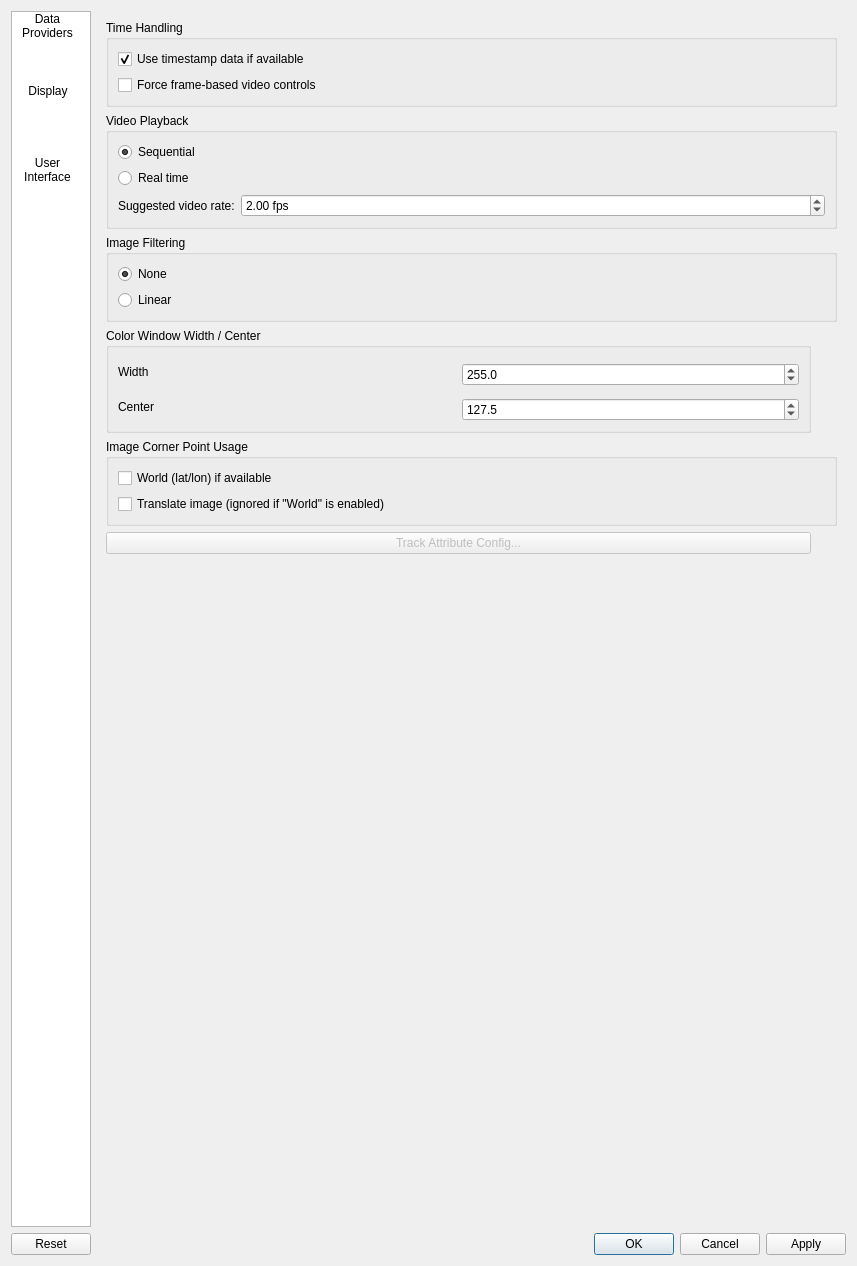
<?xml version="1.0" encoding="UTF-8"?>
<ui version="4.0">
 <class>vpConfigureDialog</class>
 <widget class="QDialog" name="vpConfigureDialog">
  <property name="geometry">
   <rect>
    <x>0</x>
    <y>0</y>
    <width>857</width>
    <height>1266</height>
   </rect>
  </property>
  <property name="windowTitle">
   <string>Configure - VisGUI View</string>
  </property>
  <layout class="QGridLayout" name="gridLayout">
   <item row="0" column="0" rowspan="2">
    <widget class="QListWidget" name="pageChooser">
     <property name="maximumSize">
      <size>
       <width>80</width>
       <height>16777215</height>
      </size>
     </property>
     <property name="editTriggers">
      <set>QAbstractItemView::NoEditTriggers</set>
     </property>
     <property name="flow">
      <enum>QListView::LeftToRight</enum>
     </property>
     <property name="gridSize">
      <size>
       <width>72</width>
       <height>72</height>
      </size>
     </property>
     <property name="viewMode">
      <enum>QListView::IconMode</enum>
     </property>
     <property name="wordWrap">
      <bool>true</bool>
     </property>
     <item>
      <property name="text">
       <string>Data Providers</string>
      </property>
      <property name="icon">
       <iconset resource="../../Icons/vpView.qrc">
        <normaloff>:/icons/32x32/data-providers</normaloff>:/icons/32x32/data-providers</iconset>
      </property>
     </item>
     <item>
      <property name="text">
       <string>Display</string>
      </property>
      <property name="icon">
       <iconset resource="../../Icons/vpView.qrc">
        <normaloff>:/icons/32x32/display</normaloff>:/icons/32x32/display</iconset>
      </property>
     </item>
     <item>
      <property name="text">
       <string>User Interface</string>
      </property>
     </item>
    </widget>
   </item>
   <item row="0" column="1">
    <widget class="QStackedWidget" name="settingsPager">
     <property name="frameShape">
      <enum>QFrame::NoFrame</enum>
     </property>
     <property name="currentIndex">
      <number>1</number>
     </property>
     <widget class="QWidget" name="pageDataProviders">
      <layout class="QGridLayout" name="gridLayout_2">
       <property name="margin">
        <number>0</number>
       </property>
       <item row="0" column="0">
        <widget class="QGroupBox" name="groupFileSystem">
         <property name="title">
          <string>File System</string>
         </property>
         <layout class="QFormLayout" name="formLayout">
          <property name="fieldGrowthPolicy">
           <enum>QFormLayout::AllNonFixedFieldsGrow</enum>
          </property>
          <item row="0" column="0">
           <widget class="QLabel" name="labelOverviewURI">
            <property name="text">
             <string>Overview URI:</string>
            </property>
           </widget>
          </item>
          <item row="0" column="1">
           <widget class="QLineEdit" name="overviewURI">
            <property name="enabled">
             <bool>false</bool>
            </property>
           </widget>
          </item>
          <item row="1" column="0">
           <widget class="QLabel" name="labelAnalysisURI">
            <property name="text">
             <string>Analysis URI:</string>
            </property>
           </widget>
          </item>
          <item row="1" column="1">
           <layout class="QHBoxLayout" name="analysisURILayout">
            <property name="spacing">
             <number>2</number>
            </property>
            <item>
             <widget class="QLineEdit" name="analysisURI">
              <property name="enabled">
               <bool>false</bool>
              </property>
             </widget>
            </item>
            <item>
             <widget class="QToolButton" name="analysisURIPickLocalDir">
              <property name="enabled">
               <bool>false</bool>
              </property>
              <property name="sizePolicy">
               <sizepolicy hsizetype="Preferred" vsizetype="Preferred">
                <horstretch>0</horstretch>
                <verstretch>0</verstretch>
               </sizepolicy>
              </property>
              <property name="text">
               <string>...</string>
              </property>
              <property name="icon">
               <iconset resource="../../Icons/vpView.qrc">
                <normaloff>:/icons/16x16/browse</normaloff>:/icons/16x16/browse</iconset>
              </property>
             </widget>
            </item>
           </layout>
          </item>
          <item row="2" column="0">
           <widget class="QLabel" name="labelTrackerURI">
            <property name="text">
             <string>Tracker URI:</string>
            </property>
           </widget>
          </item>
          <item row="2" column="1">
           <layout class="QHBoxLayout" name="trackerURILayout">
            <property name="spacing">
             <number>2</number>
            </property>
            <item>
             <widget class="QLineEdit" name="trackerURI">
              <property name="enabled">
               <bool>false</bool>
              </property>
             </widget>
            </item>
            <item>
             <widget class="QToolButton" name="trackerURIPickLocalDir">
              <property name="enabled">
               <bool>false</bool>
              </property>
              <property name="sizePolicy">
               <sizepolicy hsizetype="Preferred" vsizetype="Preferred">
                <horstretch>0</horstretch>
                <verstretch>0</verstretch>
               </sizepolicy>
              </property>
              <property name="text">
               <string>...</string>
              </property>
              <property name="icon">
               <iconset resource="../../Icons/vpView.qrc">
                <normaloff>:/icons/16x16/browse</normaloff>:/icons/16x16/browse</iconset>
              </property>
             </widget>
            </item>
           </layout>
          </item>
         </layout>
        </widget>
       </item>
       <item row="1" column="0">
        <widget class="QGroupBox" name="groupDatabase">
         <property name="title">
          <string>Database</string>
         </property>
         <layout class="QFormLayout" name="formLayout_2">
          <property name="fieldGrowthPolicy">
           <enum>QFormLayout::AllNonFixedFieldsGrow</enum>
          </property>
          <item row="0" column="0">
           <widget class="QLabel" name="labelDatabaseHostname">
            <property name="sizePolicy">
             <sizepolicy hsizetype="Preferred" vsizetype="Preferred">
              <horstretch>0</horstretch>
              <verstretch>0</verstretch>
             </sizepolicy>
            </property>
            <property name="minimumSize">
             <size>
              <width>0</width>
              <height>0</height>
             </size>
            </property>
            <property name="text">
             <string>Hostname:</string>
            </property>
           </widget>
          </item>
          <item row="0" column="1">
           <layout class="QHBoxLayout" name="hostnameLayout">
            <item>
             <widget class="QLineEdit" name="databaseHostname">
              <property name="sizePolicy">
               <sizepolicy hsizetype="Expanding" vsizetype="Fixed">
                <horstretch>0</horstretch>
                <verstretch>0</verstretch>
               </sizepolicy>
              </property>
              <property name="placeholderText">
               <string>hostname</string>
              </property>
             </widget>
            </item>
            <item>
             <widget class="QLabel" name="labelDatabaseServerPort">
              <property name="text">
               <string>Port:</string>
              </property>
             </widget>
            </item>
            <item>
             <widget class="QSpinBox" name="databaseServerPort">
              <property name="sizePolicy">
               <sizepolicy hsizetype="Minimum" vsizetype="Fixed">
                <horstretch>0</horstretch>
                <verstretch>0</verstretch>
               </sizepolicy>
              </property>
              <property name="minimumSize">
               <size>
                <width>4</width>
                <height>0</height>
               </size>
              </property>
              <property name="maximum">
               <number>100000</number>
              </property>
             </widget>
            </item>
           </layout>
          </item>
          <item row="1" column="0">
           <widget class="QLabel" name="labelDatabaseName">
            <property name="sizePolicy">
             <sizepolicy hsizetype="Preferred" vsizetype="Preferred">
              <horstretch>0</horstretch>
              <verstretch>0</verstretch>
             </sizepolicy>
            </property>
            <property name="minimumSize">
             <size>
              <width>0</width>
              <height>0</height>
             </size>
            </property>
            <property name="text">
             <string>Database:</string>
            </property>
           </widget>
          </item>
          <item row="1" column="1">
           <widget class="QComboBox" name="databaseNameComboBox">
            <property name="sizePolicy">
             <sizepolicy hsizetype="Expanding" vsizetype="Fixed">
              <horstretch>0</horstretch>
              <verstretch>0</verstretch>
             </sizepolicy>
            </property>
            <property name="editable">
             <bool>true</bool>
            </property>
           </widget>
          </item>
          <item row="2" column="0">
           <widget class="QLabel" name="labelDriver">
            <property name="sizePolicy">
             <sizepolicy hsizetype="Preferred" vsizetype="Preferred">
              <horstretch>0</horstretch>
              <verstretch>0</verstretch>
             </sizepolicy>
            </property>
            <property name="minimumSize">
             <size>
              <width>0</width>
              <height>0</height>
             </size>
            </property>
            <property name="text">
             <string>Driver:</string>
            </property>
           </widget>
          </item>
          <item row="2" column="1">
           <widget class="QComboBox" name="databaseDriverComboBox">
            <property name="sizePolicy">
             <sizepolicy hsizetype="Expanding" vsizetype="Fixed">
              <horstretch>0</horstretch>
              <verstretch>0</verstretch>
             </sizepolicy>
            </property>
            <property name="editable">
             <bool>true</bool>
            </property>
            <item>
             <property name="text">
              <string>postgresql</string>
             </property>
            </item>
           </widget>
          </item>
          <item row="3" column="0">
           <widget class="QLabel" name="labelDatabaseUsername">
            <property name="sizePolicy">
             <sizepolicy hsizetype="Preferred" vsizetype="Preferred">
              <horstretch>0</horstretch>
              <verstretch>0</verstretch>
             </sizepolicy>
            </property>
            <property name="minimumSize">
             <size>
              <width>0</width>
              <height>0</height>
             </size>
            </property>
            <property name="text">
             <string>Username:</string>
            </property>
           </widget>
          </item>
          <item row="3" column="1">
           <widget class="QLineEdit" name="databaseUsername">
            <property name="sizePolicy">
             <sizepolicy hsizetype="Expanding" vsizetype="Fixed">
              <horstretch>0</horstretch>
              <verstretch>0</verstretch>
             </sizepolicy>
            </property>
            <property name="minimumSize">
             <size>
              <width>0</width>
              <height>0</height>
             </size>
            </property>
            <property name="placeholderText">
             <string>username</string>
            </property>
           </widget>
          </item>
          <item row="4" column="0">
           <widget class="QLabel" name="labelDatabasePassword">
            <property name="minimumSize">
             <size>
              <width>0</width>
              <height>0</height>
             </size>
            </property>
            <property name="text">
             <string>Password:</string>
            </property>
           </widget>
          </item>
          <item row="4" column="1">
           <widget class="QLineEdit" name="databasePassword">
            <property name="sizePolicy">
             <sizepolicy hsizetype="Expanding" vsizetype="Fixed">
              <horstretch>0</horstretch>
              <verstretch>0</verstretch>
             </sizepolicy>
            </property>
            <property name="minimumSize">
             <size>
              <width>100</width>
              <height>0</height>
             </size>
            </property>
            <property name="text">
             <string/>
            </property>
            <property name="echoMode">
             <enum>QLineEdit::Password</enum>
            </property>
            <property name="placeholderText">
             <string>password</string>
            </property>
           </widget>
          </item>
          <item row="5" column="0" colspan="2">
           <widget class="QCheckBox" name="databaseUseSourceImages">
            <property name="text">
             <string>Use source images</string>
            </property>
           </widget>
          </item>
         </layout>
        </widget>
       </item>
       <item row="2" column="0">
        <widget class="QGroupBox" name="groupStreaming">
         <property name="title">
          <string>Streaming</string>
         </property>
         <layout class="QFormLayout" name="formLayout_3">
          <item row="0" column="0">
           <widget class="QLabel" name="labelStreamingUpdateInterval">
            <property name="text">
             <string>Minimum update interval:</string>
            </property>
           </widget>
          </item>
          <item row="0" column="1">
           <widget class="QSpinBox" name="streamingUpdateInterval">
            <property name="minimumSize">
             <size>
              <width>4</width>
              <height>0</height>
             </size>
            </property>
            <property name="suffix">
             <string> second(s)</string>
            </property>
            <property name="minimum">
             <number>1</number>
            </property>
            <property name="maximum">
             <number>100000</number>
            </property>
            <property name="value">
             <number>5</number>
            </property>
           </widget>
          </item>
          <item row="1" column="0">
           <widget class="QLabel" name="labelStreamingTrackUpdateChunkSize">
            <property name="text">
             <string>Track update chunk size:</string>
            </property>
           </widget>
          </item>
          <item row="1" column="1">
           <widget class="QSpinBox" name="streamingTrackUpdateChunkSize">
            <property name="sizePolicy">
             <sizepolicy hsizetype="Minimum" vsizetype="Fixed">
              <horstretch>0</horstretch>
              <verstretch>0</verstretch>
             </sizepolicy>
            </property>
            <property name="minimumSize">
             <size>
              <width>4</width>
              <height>0</height>
             </size>
            </property>
            <property name="suffix">
             <string> frame(s)</string>
            </property>
            <property name="minimum">
             <number>1</number>
            </property>
            <property name="maximum">
             <number>100000</number>
            </property>
            <property name="value">
             <number>10</number>
            </property>
           </widget>
          </item>
         </layout>
        </widget>
       </item>
      </layout>
     </widget>
     <widget class="QWidget" name="pageDisplay">
      <layout class="QGridLayout" name="gridLayout_3">
       <item row="2" column="0" colspan="2">
        <widget class="QGroupBox" name="groupBox_2">
         <property name="title">
          <string>Image Filtering</string>
         </property>
         <layout class="QVBoxLayout" name="verticalLayout_2">
          <item>
           <widget class="QRadioButton" name="displayNoImageFiltering">
            <property name="text">
             <string>None</string>
            </property>
            <property name="checked">
             <bool>true</bool>
            </property>
           </widget>
          </item>
          <item>
           <widget class="QRadioButton" name="displayLinearImageFiltering">
            <property name="text">
             <string>Linear</string>
            </property>
           </widget>
          </item>
         </layout>
        </widget>
       </item>
       <item row="0" column="0" colspan="2">
        <widget class="QGroupBox" name="groupBox_5">
         <property name="title">
          <string>Time Handling</string>
         </property>
         <layout class="QVBoxLayout" name="verticalLayout">
          <item>
           <widget class="QCheckBox" name="displayUseTimeStampData">
            <property name="text">
             <string>Use timestamp data if available</string>
            </property>
            <property name="checked">
             <bool>true</bool>
            </property>
           </widget>
          </item>
          <item>
           <widget class="QCheckBox" name="displayForceFrameBasedVideoControls">
            <property name="text">
             <string>Force frame-based video controls</string>
            </property>
           </widget>
          </item>
         </layout>
        </widget>
       </item>
       <item row="1" column="0" colspan="2">
        <widget class="QGroupBox" name="groupBox_6">
         <property name="title">
          <string>Video Playback</string>
         </property>
         <layout class="QFormLayout" name="formLayout_4">
          <item row="0" column="0">
           <widget class="QRadioButton" name="videoSequentialPlayback">
            <property name="toolTip">
             <string>Display each frame for a fixed period of time</string>
            </property>
            <property name="text">
             <string>Sequential</string>
            </property>
            <property name="checked">
             <bool>true</bool>
            </property>
           </widget>
          </item>
          <item row="1" column="0">
           <widget class="QRadioButton" name="videoRealTimePlayback">
            <property name="toolTip">
             <string>Playback at a rate determined by frame times (skipping frames if necessary)</string>
            </property>
            <property name="text">
             <string>Real time</string>
            </property>
           </widget>
          </item>
          <item row="3" column="0">
           <widget class="QLabel" name="label">
            <property name="text">
             <string>Suggested video rate:</string>
            </property>
           </widget>
          </item>
          <item row="3" column="1">
           <widget class="QDoubleSpinBox" name="videoSuggestedFps">
            <property name="toolTip">
             <string>&quot;Best guess&quot; fps rate of the input image data. This value is ignored in real time playback mode when image timestamps are being used.</string>
            </property>
            <property name="suffix">
             <string> fps</string>
            </property>
            <property name="minimum">
             <double>0.100000000000000</double>
            </property>
            <property name="singleStep">
             <double>0.100000000000000</double>
            </property>
            <property name="value">
             <double>2.000000000000000</double>
            </property>
           </widget>
          </item>
         </layout>
        </widget>
       </item>
       <item row="5" column="0">
        <widget class="QPushButton" name="trackAttributeConfig">
         <property name="enabled">
          <bool>false</bool>
         </property>
         <property name="sizePolicy">
          <sizepolicy hsizetype="Minimum" vsizetype="Fixed">
           <horstretch>0</horstretch>
           <verstretch>0</verstretch>
          </sizepolicy>
         </property>
         <property name="text">
          <string>Track Attribute Config...</string>
         </property>
        </widget>
       </item>
       <item row="6" column="1">
        <spacer name="verticalSpacer">
         <property name="orientation">
          <enum>Qt::Vertical</enum>
         </property>
         <property name="sizeHint" stdset="0">
          <size>
           <width>20</width>
           <height>40</height>
          </size>
         </property>
        </spacer>
       </item>
       <item row="4" column="0" colspan="2">
        <widget class="QGroupBox" name="groupBox_3">
         <property name="title">
          <string>Image Corner Point Usage</string>
         </property>
         <layout class="QVBoxLayout" name="verticalLayout_3">
          <item>
           <widget class="QCheckBox" name="displayEnableWorldIfAvailable">
            <property name="text">
             <string>World (lat/lon) if available</string>
            </property>
           </widget>
          </item>
          <item>
           <widget class="QCheckBox" name="displayTranslateImage">
            <property name="text">
             <string>Translate image (ignored if &quot;World&quot; is enabled)</string>
            </property>
           </widget>
          </item>
         </layout>
        </widget>
       </item>
       <item row="3" column="0">
        <widget class="QGroupBox" name="groupBox_7">
         <property name="sizePolicy">
          <sizepolicy hsizetype="Expanding" vsizetype="Preferred">
           <horstretch>0</horstretch>
           <verstretch>0</verstretch>
          </sizepolicy>
         </property>
         <property name="title">
          <string>Color Window Width / Center</string>
         </property>
         <layout class="QGridLayout" name="gridLayout_4">
          <item row="1" column="1">
           <widget class="QDoubleSpinBox" name="colorWindowWidth">
            <property name="decimals">
             <number>1</number>
            </property>
            <property name="minimum">
             <double>1.000000000000000</double>
            </property>
            <property name="maximum">
             <double>16777216.000000000000000</double>
            </property>
            <property name="value">
             <double>255.000000000000000</double>
            </property>
           </widget>
          </item>
          <item row="3" column="1">
           <widget class="QDoubleSpinBox" name="colorWindowCenter">
            <property name="decimals">
             <number>1</number>
            </property>
            <property name="minimum">
             <double>0.500000000000000</double>
            </property>
            <property name="maximum">
             <double>16777216.000000000000000</double>
            </property>
            <property name="value">
             <double>127.500000000000000</double>
            </property>
           </widget>
          </item>
          <item row="0" column="0" rowspan="2">
           <widget class="QLabel" name="label_2">
            <property name="toolTip">
             <string>Size of the color window. Typically the maximum value of the data (thus mapping 0 to that value).</string>
            </property>
            <property name="text">
             <string>Width</string>
            </property>
           </widget>
          </item>
          <item row="2" column="0" rowspan="2">
           <widget class="QLabel" name="label_3">
            <property name="toolTip">
             <string>Center of the color window. Typically the half the window width.</string>
            </property>
            <property name="text">
             <string>Center</string>
            </property>
           </widget>
          </item>
         </layout>
        </widget>
       </item>
      </layout>
     </widget>
     <widget class="QWidget" name="pageInterface">
      <layout class="QVBoxLayout" name="verticalLayout_6">
       <property name="margin">
        <number>0</number>
       </property>
       <item>
        <widget class="QGroupBox" name="groupBox_4">
         <property name="title">
          <string>General</string>
         </property>
         <layout class="QVBoxLayout" name="verticalLayout_4">
          <item>
           <widget class="QCheckBox" name="uiUseZeroBasedFrameNumbers">
            <property name="text">
             <string>Use zero-based frame numbers</string>
            </property>
           </widget>
          </item>
          <item>
           <widget class="QCheckBox" name="uiRightClickToEdit">
            <property name="text">
             <string>Right-click to edit</string>
            </property>
           </widget>
          </item>
          <item>
           <widget class="QCheckBox" name="uiAutoAdvanceFrameDuringCreation">
            <property name="text">
             <string>Auto change frame during track (or FSE) creation</string>
            </property>
            <property name="checked">
             <bool>true</bool>
            </property>
           </widget>
          </item>
         </layout>
        </widget>
       </item>
       <item>
        <widget class="QGroupBox" name="groupBox">
         <property name="title">
          <string>Coordinate Display</string>
         </property>
         <layout class="QVBoxLayout" name="verticalLayout_5">
          <item>
           <widget class="QRadioButton" name="displayAOIRelativeCoords">
            <property name="text">
             <string>AOI relative</string>
            </property>
            <property name="checked">
             <bool>true</bool>
            </property>
           </widget>
          </item>
          <item>
           <widget class="QRadioButton" name="displayImageRelativeCoords">
            <property name="text">
             <string>Image relative</string>
            </property>
           </widget>
          </item>
         </layout>
        </widget>
       </item>
       <item>
        <spacer name="verticalSpacer_2">
         <property name="orientation">
          <enum>Qt::Vertical</enum>
         </property>
         <property name="sizeHint" stdset="0">
          <size>
           <width>20</width>
           <height>40</height>
          </size>
         </property>
        </spacer>
       </item>
      </layout>
     </widget>
    </widget>
   </item>
   <item row="2" column="0" colspan="2">
    <widget class="QDialogButtonBox" name="buttons">
     <property name="orientation">
      <enum>Qt::Horizontal</enum>
     </property>
     <property name="standardButtons">
      <set>QDialogButtonBox::Apply|QDialogButtonBox::Cancel|QDialogButtonBox::Ok|QDialogButtonBox::Reset</set>
     </property>
    </widget>
   </item>
  </layout>
 </widget>
 <resources>
  <include location="../../Icons/vpView.qrc"/>
 </resources>
 <connections>
  <connection>
   <sender>buttons</sender>
   <signal>accepted()</signal>
   <receiver>vpConfigureDialog</receiver>
   <slot>accept()</slot>
   <hints>
    <hint type="sourcelabel">
     <x>248</x>
     <y>254</y>
    </hint>
    <hint type="destinationlabel">
     <x>157</x>
     <y>274</y>
    </hint>
   </hints>
  </connection>
  <connection>
   <sender>buttons</sender>
   <signal>rejected()</signal>
   <receiver>vpConfigureDialog</receiver>
   <slot>reject()</slot>
   <hints>
    <hint type="sourcelabel">
     <x>316</x>
     <y>260</y>
    </hint>
    <hint type="destinationlabel">
     <x>286</x>
     <y>274</y>
    </hint>
   </hints>
  </connection>
  <connection>
   <sender>pageChooser</sender>
   <signal>currentRowChanged(int)</signal>
   <receiver>settingsPager</receiver>
   <slot>setCurrentIndex(int)</slot>
   <hints>
    <hint type="sourcelabel">
     <x>43</x>
     <y>201</y>
    </hint>
    <hint type="destinationlabel">
     <x>325</x>
     <y>201</y>
    </hint>
   </hints>
  </connection>
 </connections>
</ui>
